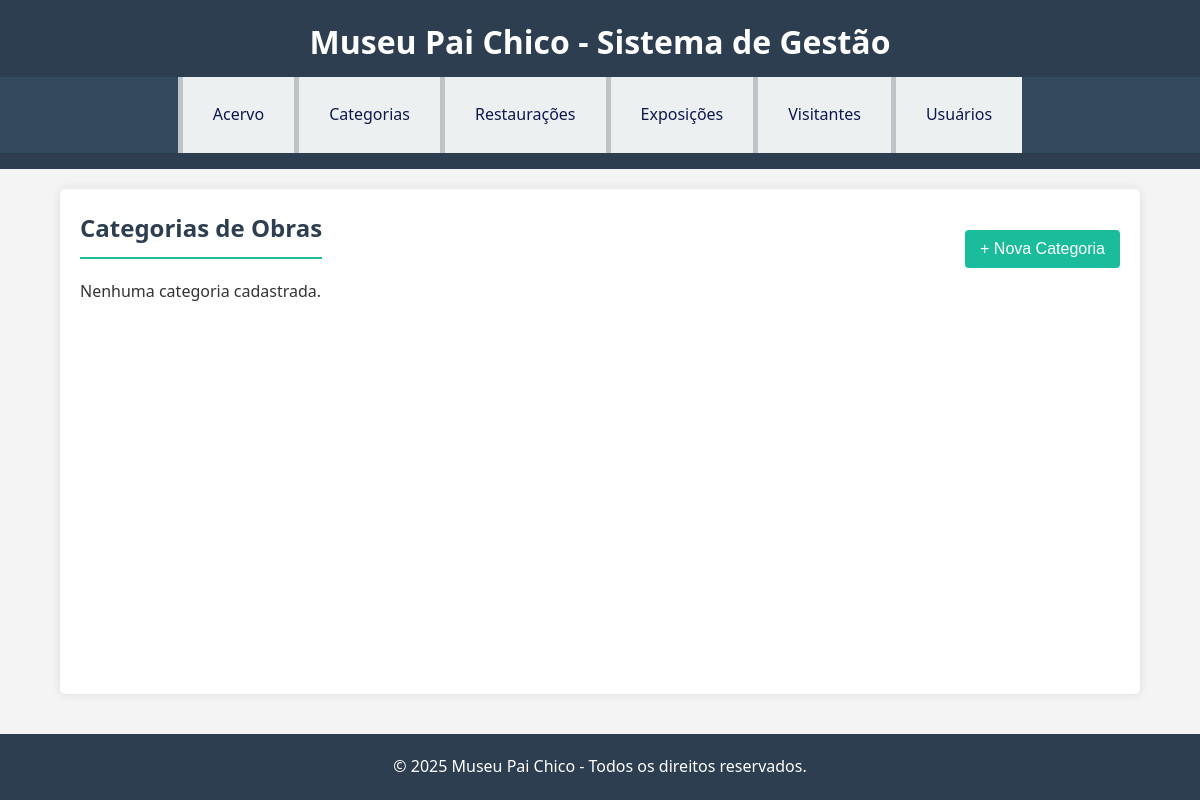
Before: /categorias/ with the older database file.
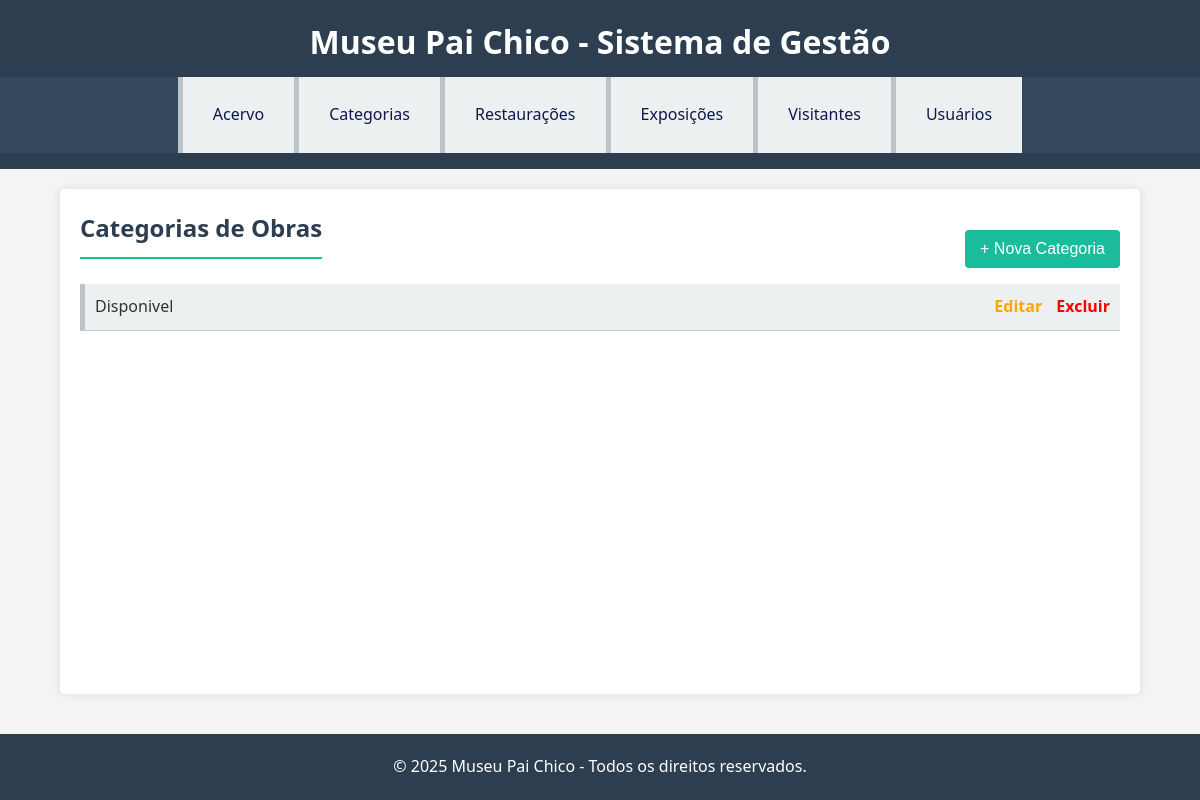
After: the same page with the newer database file.
### categorias/models.py (models this page shows, shortened)
class Categoria(models.Model):
    nome = models.CharField(max_length=100)
    descricao = models.TextField(blank=True, null=True)

### categorias/views.py (the view)
# urls.py: path('categorias/', listar_categorias, name='listar_categorias'),
def listar_categorias(request):
    categorias = Categoria.objects.all()
    return render(request, 'categorias/listar_categorias.html', {'categorias': categorias})

### categorias/templates/categorias/listar_categorias.html (shortened to what this page needs)
{% extends 'base.html' %}
{% block content %}
    <div style="display: flex; justify-content: space-between; align-items: center;">
        <h2>Categorias de Obras</h2>
        <a href="{% url 'cadastrar_categoria' %}"><button>+ Nova Categoria</button></a>
    </div>
    <ul>
        {% for categoria in categorias %}
            <li style="display: flex; justify-content: space-between; padding: 10px; border-bottom: 1px solid #ccc;">
                <span>{{ categoria.nome }}</span>
                <div>
                    <a href="{% url 'editar_categoria' categoria.id %}" style="color: orange; margin-right: 10px; text-decoration: none; font-weight: bold;">Editar</a>
                    <a href="{% url 'excluir_categoria' categoria.id %}" style="color: red; text-decoration: none; font-weight: bold;">Excluir</a>
                </div>
            </li>
        {% empty %}
            <p>Nenhuma categoria cadastrada.</p>
        {% endfor %}
    </ul>
{% endblock %}

Changed rows visible on the page:
added Categoria: nome "Disponivel"
Other visible differences:
text no longer shown: "Nenhuma categoria cadastrada."
